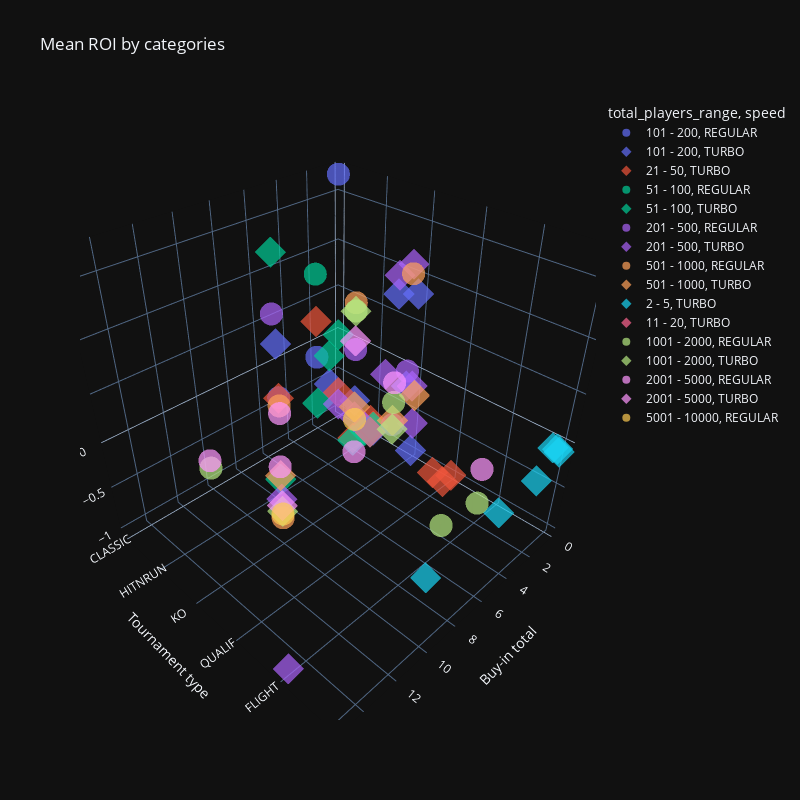

The code cell stored with this chart in its notebook:
### Code cell
tournament_graphs.plot_mean_roi_by_categories()

### Figure 1 — Plotly figure (JSON) as saved in the notebook; plotly's stock layout.template omitted (floating-point values rounded to 4 significant figures)
{"data": [{"hovertemplate": "total_players_range=101 - 200<br>speed=REGULAR<br>Buy-in total=%{x}<br>Tournament type=%{y}<br>Mean ROI=%{z}<extra></extra>", "legendgroup": "101 - 200, REGULAR", "marker": {"color": "#636efa", "opacity": 0.7, "symbol": "circle"}, "mode": "markers", "name": "101 - 200, REGULAR", "scene": "scene", "showlegend": true, "x": [0.25, 2.0, 5.0], "y": ["CLASSIC", "CLASSIC", "CLASSIC"], "z": [1.685, -0.1607, -0.4101], "type": "scatter3d"}, {"hovertemplate": "total_players_range=101 - 200<br>speed=TURBO<br>Buy-in total=%{x}<br>Tournament type=%{y}<br>Mean ROI=%{z}<extra></extra>", "legendgroup": "101 - 200, TURBO", "marker": {"color": "#636efa", "opacity": 0.7, "symbol": "diamond"}, "mode": "markers", "name": "101 - 200, TURBO", "scene": "scene", "showlegend": true, "x": [0.25, 0.25, 0.5, 1.0, 1.0, 1.0, 2.0, 5.0, 5.0], "y": ["HITNRUN", "KO", "KO", "CLASSIC", "HITNRUN", "KO", "KO", "CLASSIC", "KO"], "z": [-1.0, -0.98, 0.8521, -0.5781, -0.8949, -0.1054, 0.9477, 0.2231, 0.07657], "type": "scatter3d"}, {"hovertemplate": "total_players_range=21 - 50<br>speed=TURBO<br>Buy-in total=%{x}<br>Tournament type=%{y}<br>Mean ROI=%{z}<extra></extra>", "legendgroup": "21 - 50, TURBO", "marker": {"color": "#EF553B", "opacity": 0.7, "symbol": "diamond"}, "mode": "markers", "name": "21 - 50, TURBO", "scene": "scene", "showlegend": true, "x": [0.25, 0.25, 0.25, 0.5, 1.0, 1.0, 2.0, 2.0, 2.0, 5.0], "y": ["CLASSIC", "HITNRUN", "QUALIF", "HITNRUN", "HITNRUN", "QUALIF", "CLASSIC", "HITNRUN", "QUALIF", "CLASSIC"], "z": [-0.7569, -0.9436, -1.0, -0.8441, -0.8995, -1.0, 0.2612, -0.9333, -0.775, -0.4159], "type": "scatter3d"}, {"hovertemplate": "total_players_range=51 - 100<br>speed=REGULAR<br>Buy-in total=%{x}<br>Tournament type=%{y}<br>Mean ROI=%{z}<extra></extra>", "legendgroup": "51 - 100, REGULAR", "marker": {"color": "#00cc96", "opacity": 0.7, "symbol": "circle"}, "mode": "markers", "name": "51 - 100, REGULAR", "scene": "scene", "showlegend": true, "x": [2.0], "y": ["CLASSIC"], "z": [0.7826], "type": "scatter3d"}, {"hovertemplate": "total_players_range=51 - 100<br>speed=TURBO<br>Buy-in total=%{x}<br>Tournament type=%{y}<br>Mean ROI=%{z}<extra></extra>", "legendgroup": "51 - 100, TURBO", "marker": {"color": "#00cc96", "opacity": 0.7, "symbol": "diamond"}, "mode": "markers", "name": "51 - 100, TURBO", "scene": "scene", "showlegend": true, "x": [0.25, 0.25, 0.5, 1.0, 1.0, 2.0, 2.0, 5.0, 10.0], "y": ["CLASSIC", "HITNRUN", "HITNRUN", "CLASSIC", "HITNRUN", "CLASSIC", "HITNRUN", "CLASSIC", "KO"], "z": [-0.01939, -0.9561, -1.0, -0.2217, -0.9327, -0.7451, -0.9628, 1.178, -0.3042], "type": "scatter3d"}, {"hovertemplate": "total_players_range=201 - 500<br>speed=REGULAR<br>Buy-in total=%{x}<br>Tournament type=%{y}<br>Mean ROI=%{z}<extra></extra>", "legendgroup": "201 - 500, REGULAR", "marker": {"color": "#ab63fa", "opacity": 0.7, "symbol": "circle"}, "mode": "markers", "name": "201 - 500, REGULAR", "scene": "scene", "showlegend": true, "x": [1.0, 2.0, 5.0, 10.0], "y": ["KO", "KO", "KO", "KO"], "z": [0.065, -0.4774, 0.6102, 1.296], "type": "scatter3d"}, {"hovertemplate": "total_players_range=201 - 500<br>speed=TURBO<br>Buy-in total=%{x}<br>Tournament type=%{y}<br>Mean ROI=%{z}<extra></extra>", "legendgroup": "201 - 500, TURBO", "marker": {"color": "#ab63fa", "opacity": 0.7, "symbol": "diamond"}, "mode": "markers", "name": "201 - 500, TURBO", "scene": "scene", "showlegend": true, "x": [0.25, 0.25, 0.5, 1.0, 2.0, 2.75, 5.0, 10.0, 15.0], "y": ["CLASSIC", "KO", "KO", "KO", "KO", "KO", "KO", "KO", "FLIGHT"], "z": [-0.9124, -0.6274, -0.1484, 1.172, 1.126, 0.1739, -0.1032, -0.5327, -1.0], "type": "scatter3d"}, {"hovertemplate": "total_players_range=501 - 1000<br>speed=REGULAR<br>Buy-in total=%{x}<br>Tournament type=%{y}<br>Mean ROI=%{z}<extra></extra>", "legendgroup": "501 - 1000, REGULAR", "marker": {"color": "#FFA15A", "opacity": 0.7, "symbol": "circle"}, "mode": "markers", "name": "501 - 1000, REGULAR", "scene": "scene", "showlegend": true, "x": [1.0, 5.0, 5.0, 10.0], "y": ["KO", "CLASSIC", "KO", "KO"], "z": [1.08, -0.5127, 1.059, -0.7575], "type": "scatter3d"}, {"hovertemplate": "total_players_range=501 - 1000<br>speed=TURBO<br>Buy-in total=%{x}<br>Tournament type=%{y}<br>Mean ROI=%{z}<extra></extra>", "legendgroup": "501 - 1000, TURBO", "marker": {"color": "#FFA15A", "opacity": 0.7, "symbol": "diamond"}, "mode": "markers", "name": "501 - 1000, TURBO", "scene": "scene", "showlegend": true, "x": [0.25, 2.0, 5.0, 10.0], "y": ["KO", "KO", "KO", "KO"], "z": [-0.282, -0.4258, 0.006937, -0.2626], "type": "scatter3d"}, {"hovertemplate": "total_players_range=2 - 5<br>speed=TURBO<br>Buy-in total=%{x}<br>Tournament type=%{y}<br>Mean ROI=%{z}<extra></extra>", "legendgroup": "2 - 5, TURBO", "marker": {"color": "#19d3f3", "opacity": 0.7, "symbol": "diamond"}, "mode": "markers", "name": "2 - 5, TURBO", "scene": "scene", "showlegend": true, "x": [0.25, 0.5, 1.0, 2.0, 5.0, 10.0], "y": ["SNG", "SNG", "SNG", "SNG", "SNG", "SNG"], "z": [-0.09752, -0.03974, 0.02477, -0.229, -0.2333, -0.2812], "type": "scatter3d"}, {"hovertemplate": "total_players_range=11 - 20<br>speed=TURBO<br>Buy-in total=%{x}<br>Tournament type=%{y}<br>Mean ROI=%{z}<extra></extra>", "legendgroup": "11 - 20, TURBO", "marker": {"color": "#FF6692", "opacity": 0.7, "symbol": "diamond"}, "mode": "markers", "name": "11 - 20, TURBO", "scene": "scene", "showlegend": true, "x": [0.5], "y": ["HITNRUN"], "z": [-1.0], "type": "scatter3d"}, {"hovertemplate": "total_players_range=1001 - 2000<br>speed=REGULAR<br>Buy-in total=%{x}<br>Tournament type=%{y}<br>Mean ROI=%{z}<extra></extra>", "legendgroup": "1001 - 2000, REGULAR", "marker": {"color": "#B6E880", "opacity": 0.7, "symbol": "circle"}, "mode": "markers", "name": "1001 - 2000, REGULAR", "scene": "scene", "showlegend": true, "x": [2.0, 2.0, 5.0, 5.0, 10.0], "y": ["FLIGHT", "KO", "FLIGHT", "KO", "CLASSIC"], "z": [-0.8277, -0.2106, -0.7414, 0.9828, -0.8111], "type": "scatter3d"}, {"hovertemplate": "total_players_range=1001 - 2000<br>speed=TURBO<br>Buy-in total=%{x}<br>Tournament type=%{y}<br>Mean ROI=%{z}<extra></extra>", "legendgroup": "1001 - 2000, TURBO", "marker": {"color": "#B6E880", "opacity": 0.7, "symbol": "diamond"}, "mode": "markers", "name": "1001 - 2000, TURBO", "scene": "scene", "showlegend": true, "x": [2.0, 5.0, 10.0], "y": ["KO", "KO", "KO"], "z": [-0.5321, 0.9803, -0.6787], "type": "scatter3d"}, {"hovertemplate": "total_players_range=2001 - 5000<br>speed=REGULAR<br>Buy-in total=%{x}<br>Tournament type=%{y}<br>Mean ROI=%{z}<extra></extra>", "legendgroup": "2001 - 5000, REGULAR", "marker": {"color": "#FF97FF", "opacity": 0.7, "symbol": "circle"}, "mode": "markers", "name": "2001 - 5000, REGULAR", "scene": "scene", "showlegend": true, "x": [2.0, 2.0, 5.0, 5.0, 10.0, 10.0], "y": ["FLIGHT", "KO", "CLASSIC", "KO", "CLASSIC", "KO"], "z": [-0.4198, 0.01583, -0.6099, -0.5133, -0.7166, -0.1659], "type": "scatter3d"}, {"hovertemplate": "total_players_range=2001 - 5000<br>speed=TURBO<br>Buy-in total=%{x}<br>Tournament type=%{y}<br>Mean ROI=%{z}<extra></extra>", "legendgroup": "2001 - 5000, TURBO", "marker": {"color": "#FF97FF", "opacity": 0.7, "symbol": "diamond"}, "mode": "markers", "name": "2001 - 5000, TURBO", "scene": "scene", "showlegend": true, "x": [5.0, 10.0], "y": ["KO", "KO"], "z": [0.6964, -0.6097], "type": "scatter3d"}, {"hovertemplate": "total_players_range=5001 - 10000<br>speed=REGULAR<br>Buy-in total=%{x}<br>Tournament type=%{y}<br>Mean ROI=%{z}<extra></extra>", "legendgroup": "5001 - 10000, REGULAR", "marker": {"color": "#FECB52", "opacity": 0.7, "symbol": "circle"}, "mode": "markers", "name": "5001 - 10000, REGULAR", "scene": "scene", "showlegend": true, "x": [5.0, 10.0], "y": ["KO", "KO"], "z": [-0.1341, -0.7119], "type": "scatter3d"}], "layout": {"scene": {"domain": {"x": [0.0, 1.0], "y": [0.0, 1.0]}, "xaxis": {"title": {"text": "Buy-in total"}}, "yaxis": {"title": {"text": "Tournament type"}}, "zaxis": {"title": {"text": "Mean ROI"}}}, "legend": {"title": {"text": "total_players_range, speed"}, "tracegroupgap": 0}, "title": {"text": "Mean ROI by categories"}, "width": 800, "height": 800}}
